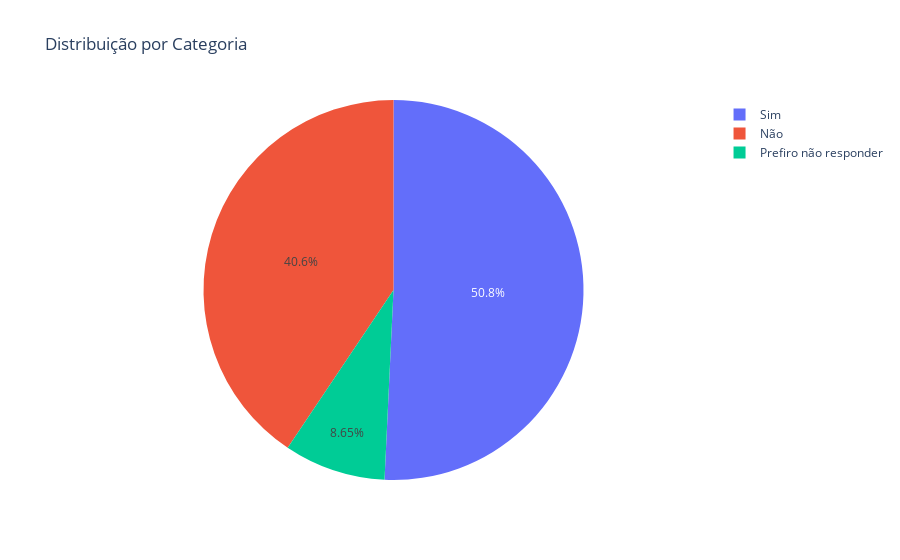

The cell this chart's notebook holds for it:
### Markdown cell above
### Distribuição de Participação de Programas Sociais

### Code cell
contagem = df_renomeado['Programa Social'].value_counts().reset_index()
contagem.columns = ['Programa Social', 'Contagem']

# Criar gráfico de pizza
fig = px.pie(contagem, 
             names='Programa Social', 
             values='Contagem', 
             title='Distribuição por Programas Sociais')

fig.show()

### Figure 1 — Plotly figure (JSON) as saved in the notebook; plotly's stock layout.template omitted (floating-point values rounded to 4 significant figures)
{"data": [{"domain": {"x": [0, 1], "y": [0, 1]}, "hovertemplate": "Programa Social=%{label}<br>Contagem=%{value}<extra></extra>", "labels": ["Sim", "Não", "Prefiro não responder"], "legendgroup": "", "name": "", "showlegend": true, "type": "pie", "values": [135, 108, 23]}], "layout": {"legend": {"tracegroupgap": 0}, "title": {"text": "Distribuição por Categoria"}}}
